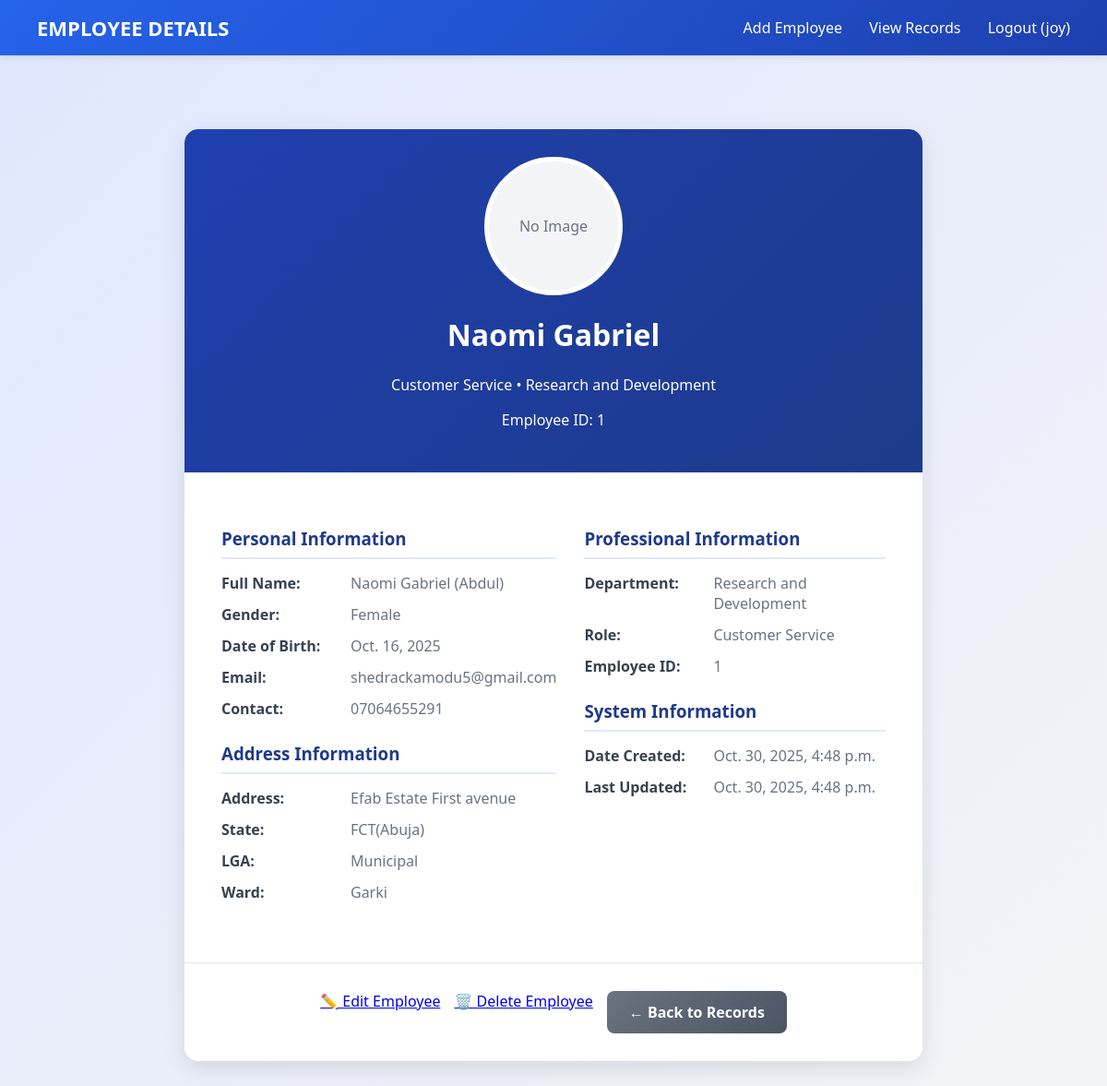
Before: /employee/view/1/ (signed in) with the older database file.
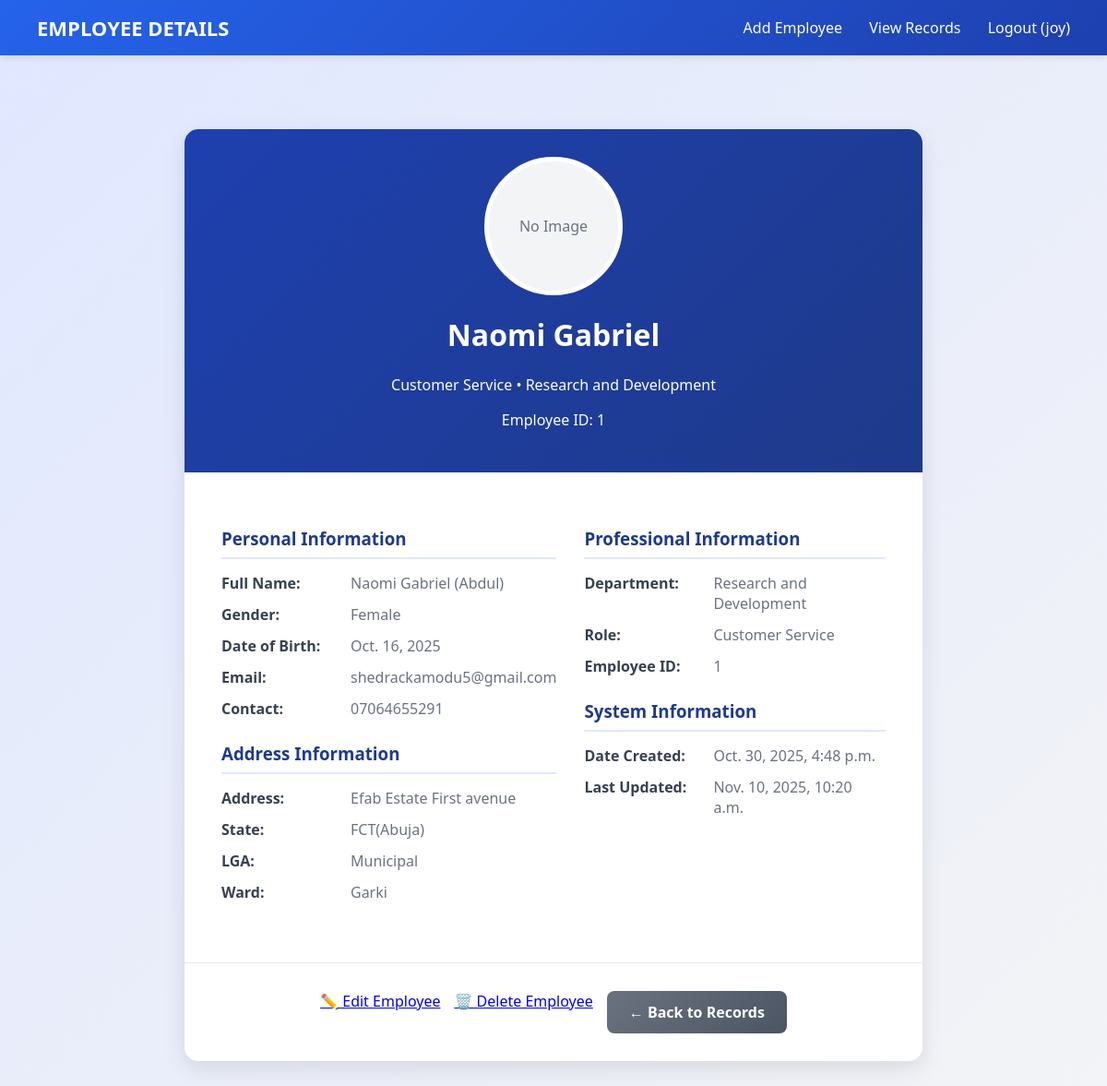
After: the same page with the newer database file.
### employees/models.py (models this page shows, shortened)
class Employee(models.Model):
    first_name = models.CharField(max_length=100)
    surname = models.CharField(max_length=100)  # Changed from last_name to match form
    other_name = models.CharField(max_length=100, blank=True, null=True)
    employee_id = models.CharField(max_length=50, unique=True)  # NEW field
    email = models.EmailField(unique=True)
    contact_number = models.CharField(max_length=20)  # NEW field
    date_of_birth = models.DateField()
    address = models.TextField()  # NEW field
    GENDER_CHOICES = [
        ('Male', 'Male'),
        ('Female', 'Female'),
    ]
    gender = models.CharField(max_length=10, choices=GENDER_CHOICES)
    state = models.CharField(max_length=100)
    lga = models.CharField(max_length=100)  # Local Government Area
    ward = models.CharField(max_length=100)
    department = models.CharField(max_length=100)
    role = models.CharField(max_length=100)
    profile_picture = models.ImageField(
        upload_to='profile_pictures/',
        blank=True,
        null=True,
        verbose_name='Profile Picture'
    )
    created_at = models.DateTimeField(auto_now_add=True)
    updated_at = models.DateTimeField(auto_now=True)
    class Meta:
        db_table = 'employees'
        ordering = ['-created_at']  # Newest records first by default

### employees/views.py (the view)
    def _wrapped_view(request, *args, **kwargs):
        if not request.user.is_superuser:
            return redirect('access_denied')
        return view_func(request, *args, **kwargs)

### employees/views.py (called while the page is built)
def superuser_required(view_func):
    def _wrapped_view(request, *args, **kwargs):
        if not request.user.is_superuser:
            return redirect('access_denied')
        return view_func(request, *args, **kwargs)
    return _wrapped_view

@login_required
@superuser_required
def view_employee(request, employee_id):
    employee = get_object_or_404(Employee, id=employee_id)
    return render(request, 'employees/view_employee.html', {'employee': employee})

### employees/templates/employees/view_employee.html (shortened to what the changed rows need)
<!DOCTYPE html>
<html lang="en">
<head>
    {% load static %}
    <link rel="stylesheet" href="{% static 'css/form.css' %}">
</head>
<body>
    <header class="navbar">
        <h1>EMPLOYEE DETAILS</h1>
    </header>
    <main>
        <div class="employee-details">
            <div class="employee-header">
                {% if employee.profile_picture %}
                    <img src="{{ employee.profile_picture.url }}" alt="Profile Picture" class="profile-picture-large">
                {% else %}
                    <div class="no-image-large">No Image</div>
                {% endif %}
                <h1>{{ employee.first_name }} {{ employee.surname }}</h1>
                <p>{{ employee.role }} • {{ employee.department }}</p>
                <p>Employee ID: {{ employee.employee_id }}</p>
            </div>
            <div class="details-grid">
                <div class="personal-info">
                    <div class="detail-section">
                        <div class="detail-item">
                            <span class="detail-label">Full Name:</span>
                            <span class="detail-value">{{ employee.first_name }} {{ employee.surname }} {% if employee.other_name %}({{ employee.other_name }}){% endif %}</span>
                        </div>
                        <div class="detail-item">
                            <span class="detail-label">Gender:</span>
                            <span class="detail-value">{{ employee.gender }}</span>
                        </div>
                        <div class="detail-item">
                            <span class="detail-label">Date of Birth:</span>
                            <span class="detail-value">{{ employee.date_of_birth }}</span>
                        </div>
                        <div class="detail-item">
                            <span class="detail-label">Email:</span>
                            <span class="detail-value">{{ employee.email }}</span>
                        </div>
                        <div class="detail-item">
                            <span class="detail-label">Contact:</span>
                            <span class="detail-value">{{ employee.contact_number }}</span>
                        </div>
                    </div>
                    <div class="detail-section">
                        <div class="detail-item">
                            <span class="detail-label">Address:</span>
                            <span class="detail-value">{{ employee.address }}</span>
                        </div>
                        <div class="detail-item">
                            <span class="detail-label">State:</span>
                            <span class="detail-value">{{ employee.state }}</span>
                        </div>
                        <div class="detail-item">
                            <span class="detail-label">LGA:</span>
                            <span class="detail-value">{{ employee.lga }}</span>
                        </div>
                        <div class="detail-item">
                            <span class="detail-label">Ward:</span>
                            <span class="detail-value">{{ employee.ward }}</span>
                        </div>
                    </div>
                </div>
                <div class="professional-info">
                    <div class="detail-section">
                        <div class="detail-item">
                            <span class="detail-label">Department:</span>
                            <span class="detail-value">{{ employee.department }}</span>
                        </div>
                        <div class="detail-item">
                            <span class="detail-label">Role:</span>
                            <span class="detail-value">{{ employee.role }}</span>
                        </div>
                        <div class="detail-item">
                            <span class="detail-label">Employee ID:</span>
                            <span class="detail-value">{{ employee.employee_id }}</span>
                        </div>
                    </div>
                    <div class="detail-section">
                        <div class="detail-item">
                            <span class="detail-label">Date Created:</span>
                            <span class="detail-value">{{ employee.created_at }}</span>
                        </div>
                        <div class="detail-item">
                            <span class="detail-label">Last Updated:</span>
                            <span class="detail-value">{{ employee.updated_at }}</span>
                        </div>
                    </div>
                </div>
            </div>
        </div>
    </main>
</body>
</html>

Changed rows visible on the page:
changed Employee "Naomi": updated_at "Oct. 30, 2025, 4:48 p.m." → "Nov. 10, 2025, 10:20 a.m."
